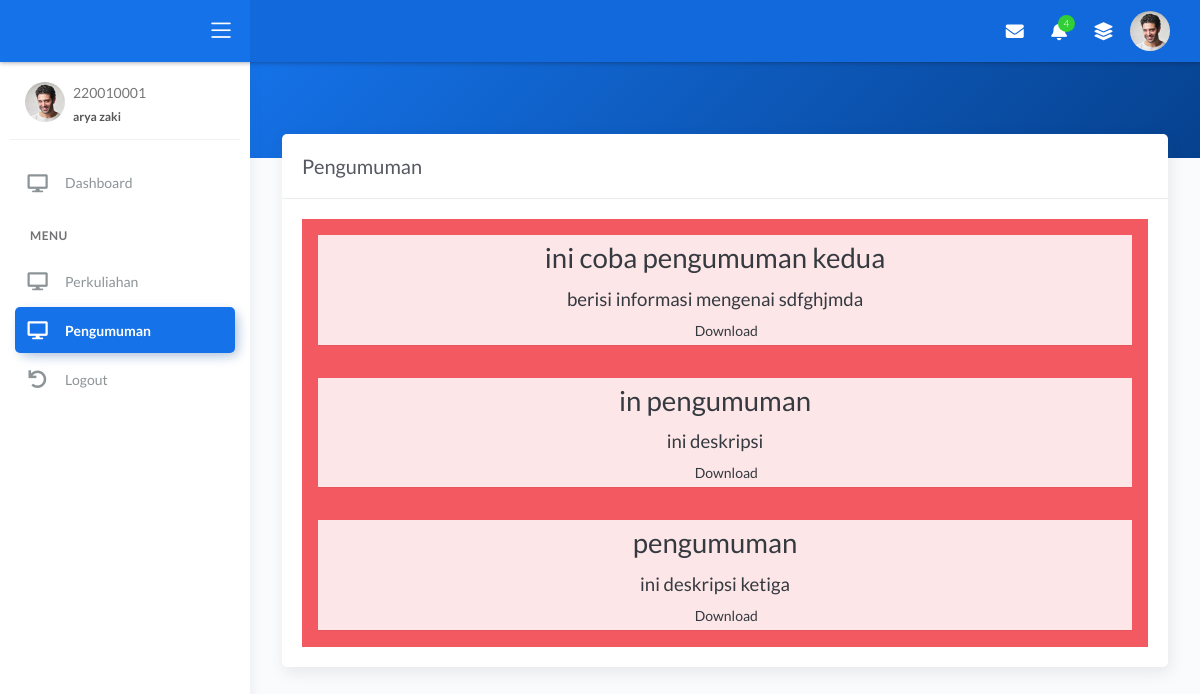
Screenshot of /front/pengumuman/pengumuman.php (signed in) with the database file from the repository.
### tables this page shows
CREATE TABLE `pendaftaran` (
  `NIM` int(10) NOT NULL,
  `nama` varchar(100) NOT NULL,
  `nik` char(16) NOT NULL,
  `tempat_lahir` varchar(20) NOT NULL,
  `tanggal_lahir` date NOT NULL,
  `jk` int(11) NOT NULL,
  `kewarganegaraan` char(3) NOT NULL,
  `agama` varchar(10) NOT NULL,
  `nama_ibu` varchar(50) NOT NULL,
  `email` varchar(50) NOT NULL,
  `no_telp` char(14) NOT NULL,
  `alamat` varchar(50) NOT NULL,
  `kode_pos` char(5) NOT NULL,
  `provinsi` int(11) NOT NULL,
  `kabupaten` int(11) NOT NULL,
  `kecamatan` int(11) NOT NULL,
  `pendidikan` varchar(20) NOT NULL,
  `sekolah` varchar(50) DEFAULT NULL,
  `nilai_raport` float NOT NULL,
  `prog1` varchar(100) NOT NULL,
  `kelas` varchar(20) NOT NULL
);

CREATE TABLE `pengumuman` (
  `id_pengumuman` int(11) NOT NULL,
  `judul_pengumuman` varchar(300) NOT NULL,
  `deskripsi` varchar(200) NOT NULL,
  `tgl_post` date NOT NULL,
  `dokumen` varchar(291) NOT NULL
);

### front/pengumuman/pengumuman.php (the view, shortened to what this page needs)
<!DOCTYPE html>
<html lang="en">
<head>
  <link rel="stylesheet" href="../../bootstrap/css/bootstrap.min.css">
  <link rel="stylesheet" href="https://cdnjs.cloudflare.com/ajax/libs/font-awesome/6.4.2/css/all.min.css" />
<link rel="stylesheet" href="../../front/assets/css/bootstrap.min.css">
<link rel="stylesheet" href="../../front/assets/css/atlantis.min.css">
<link rel="stylesheet" href="../../front/assets/css/demo.css">
</head>
<body>
	<?php
	include "../../koneksi.php";
	$nim = $_SESSION['NIM'];
	$query = "SELECT * FROM pendaftaran WHERE NIM = '$nim'";
	$result = mysqli_query($kon, $query);
	?>
<div class="wrapper">
		<div class="main-header">
			<div class="logo-header" data-background-color="blue">
				<div class="nav-toggle">
					<button class="btn btn-toggle toggle-sidebar">
						<i class="icon-menu"></i>
					</button>
				</div>
			</div>
			<nav class="navbar navbar-header navbar-expand-lg" data-background-color="blue2">
				<div class="container-fluid">
					<ul class="navbar-nav topbar-nav ml-md-auto align-items-center">
						<li class="nav-item dropdown hidden-caret">
							<a class="nav-link dropdown-toggle" href="#" id="messageDropdown" role="button" data-toggle="dropdown" aria-haspopup="true" aria-expanded="false">
								<i class="fa fa-envelope"></i>
							</a>
						</li>
						<li class="nav-item dropdown hidden-caret">
							<a class="nav-link dropdown-toggle" href="#" id="notifDropdown" role="button" data-toggle="dropdown" aria-haspopup="true" aria-expanded="false">
								<i class="fa fa-bell"></i>
								<span class="notification">4</span>
							</a>
						</li>
						<li class="nav-item dropdown hidden-caret">
							<a class="nav-link" data-toggle="dropdown" href="#" aria-expanded="false">
								<i class="fas fa-layer-group"></i>
							</a>
						</li>
						<li class="nav-item dropdown hidden-caret">
							<a class="dropdown-toggle profile-pic" data-toggle="dropdown" href="#" aria-expanded="false">
								<div class="avatar-sm">
									<img src="assets/img/profile.jpg" alt="..." class="avatar-img rounded-circle">
								</div>
							</a>
						</li>
					</ul>
				</div>
			</nav>
		</div>
		<div class="sidebar sidebar-style-2">
			<div class="sidebar-wrapper scrollbar scrollbar-inner">
				<div class="sidebar-content">
					<div class="user">
						<div class="avatar-sm float-left mr-2">
							<img src="../front/assets/img/profile.jpg" alt="..." class="avatar-img rounded-circle">
						</div>
						<div class="info">
							<a data-toggle="collapse" href="#collapseExample" aria-expanded="true">
									<span>
									<?php
									if ($data = mysqli_fetch_assoc($result)) {
										echo $data['NIM'];
										echo "<span class='user-level'>" . $data['nama'] . "</span>";
								}
								?>
									</span>
							</a>
						</div>
					</div>
					<ul class="nav nav-primary">
					<li class="nav-item">
               <a href="../index.php">
								<i class="fas fa-desktop"></i>
								<p>Dashboard</p>
							</a>
						</li>
						<li class="nav-section">
							<h4 class="text-section">MENU</h4>
						</li>
						<li class="nav-item ">
              <a href="../perkuliahan/perkuliahan.php">
								<i class="fas fa-desktop"></i>
								<p>Perkuliahan</p>
							</a>
						</li>
            <li class="nav-item active">
              <a href="">
								<i class="fas fa-desktop"></i>
								<p>Pengumuman</p>
							</a>
						</li>
						<li class="nav-item">
							<a href="../login_mhs/logout_mhs.php">
									<i class="fas fa-undo"></i>
									<p>Logout</p>
							</a>
					</li>
					</ul>
				</div>
			</div>
		</div>
		<div class="main-panel">
			<div class="content">
        <div class="panel-header bg-primary-gradient">
          <div class="page-inner py-5">
          </div>
        </div>
				<div class="page-inner mt--5">
            <div class="row">
                <div class="col-md-12">
                    <div class="card full-height">
                        <div class="card-header">
                            <div class="card-head-row">
                                <div class="card-title">Pengumuman</div>
                            </div>
                        </div>
                        <div class="card-body">
                            <?php
                            $query_pengumuman = "SELECT * FROM pengumuman";
                            $result_pengumuman = mysqli_query($kon, $query_pengumuman);
                            if ($result_pengumuman) {
                                while ($row_pengumuman = mysqli_fetch_assoc($result_pengumuman)) {
                                    $judul_pengumuman = $row_pengumuman['judul_pengumuman'];
																		$deskripsi = $row_pengumuman['deskripsi'];
                                    $nama_file = $row_pengumuman['dokumen'];
                            ?>
                                    <div class="bg-danger p-3">
                                        <div class="toast-header text-center" style="display: flex; justify-content:center; align-items:center; flex-direction:column;">
                                            <h1 class="text-strong text-dark" style="margin-right: 20px;"><?php echo $judul_pengumuman; ?></h1>
                                            <h3 class="text-strong text-dark" style="margin-right: 20px;"><?php echo $deskripsi; ?></h3>
                                            <a class="has-arrow waves-effect waves-dark text-dark" target="_blank" href="../../back/pengumuman/unggah/<?php echo $nama_file; ?>">
                                                <i class="mdi mdi-download"></i><span class="hide-menu">&nbsp;Download</span>
                                            </a>
                                        </div>
                                    </div>
                            <?php
                                }
                            } else {
                                echo "Tidak ada pengumuman.";
                            }
                            ?>
                        </div>
                    </div>
                </div>
            </div>
        </div>
			</div>
		</div>
</body>
</html>

### rows the page displays
pendaftaran: NIM "220010001", nama "arya zaki"
pengumuman: judul_pengumuman "ini coba pengumuman kedua", deskripsi "berisi informasi mengenai sdfghjmda"
pengumuman: judul_pengumuman "in pengumuman", deskripsi "ini deskripsi"
pengumuman: judul_pengumuman "pengumuman", deskripsi "ini deskripsi ketiga"
